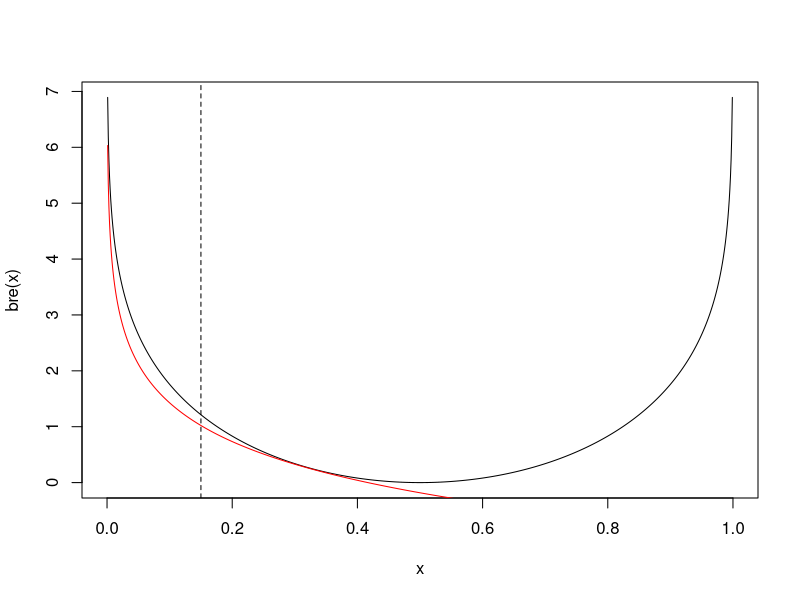

Source code (R):
## ---- chunk 1
x <- seq(0,1,by = 0.001)
bre <- function(x) x * log(x/(1-x)) + (1-x) * log((1-x)/x)
plot(x,bre(x), type = "l")
lines(x, log(1/(2.4*x)), col = "red")
abline(v = 0.15, lty = 2)
